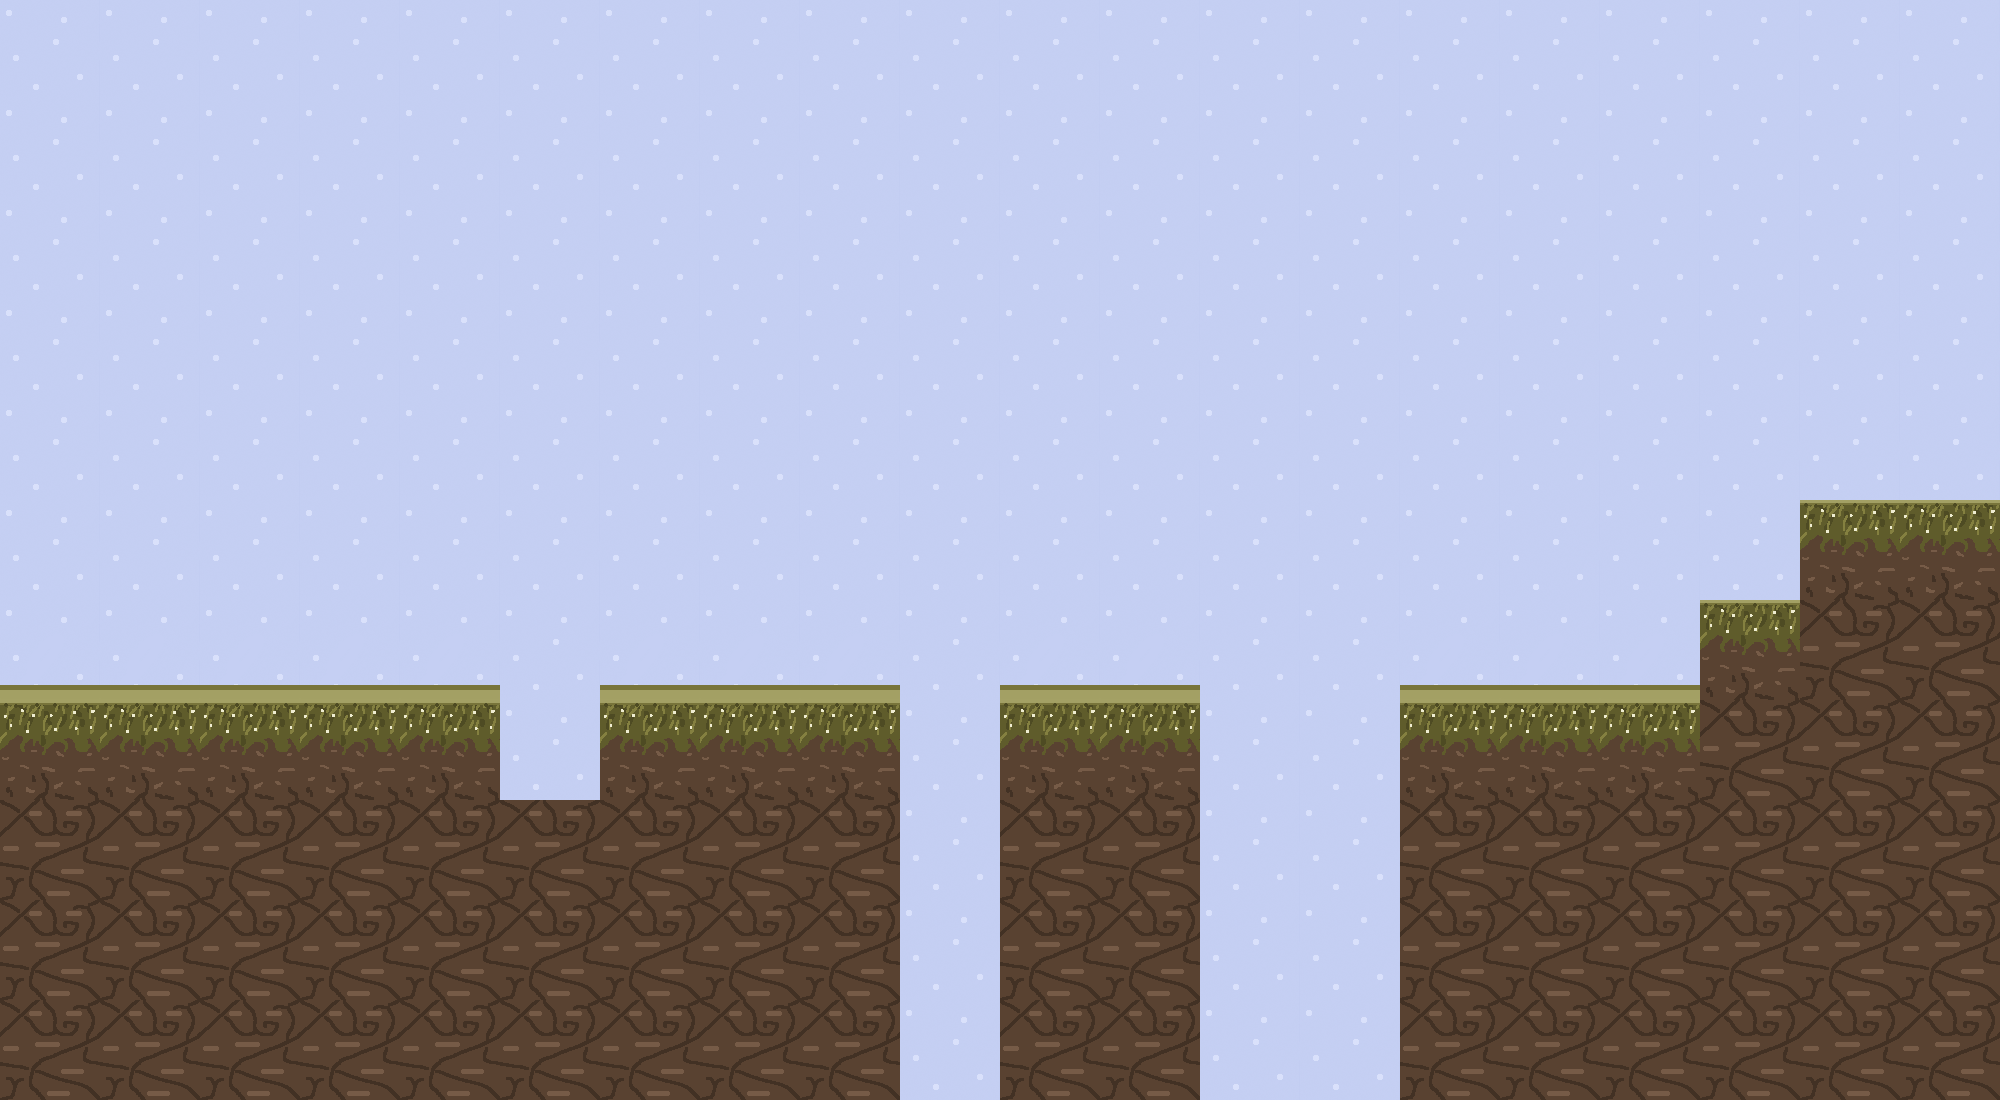

A level layout from a 2D game, rendered from its tile map. Below: a short description, then the map file with its tile-grid data intact:
An orthogonal 20x11 tile map with 100x100 px tiles, 1 tile layer (Слой тайлов 1), 3 tilesets and 25 objects.

<map version="1.2" tiledversion="1.3.3" orientation="orthogonal" renderorder="right-down" width="20" height="11" tilewidth="100" tileheight="100" infinite="0" nextlayerid="3" nextobjectid="31">
 <tileset firstgid="1" source="Level1TileMap.tsx" />
 <tileset firstgid="5" name="fire" tilewidth="100" tileheight="100" tilecount="1" columns="1">
  <image source="fire.png" width="100" height="100" />
  <tile id="0">
   <properties>
    <property name="name" value="Fire" />
   </properties>
  </tile>
 </tileset>
 <tileset firstgid="6" name="trava" tilewidth="44" tileheight="44" tilecount="1" columns="1">
  <image source="../trava2.png" width="44" height="44" />
  <tile id="0">
   <properties>
    <property name="name" value="Grass" />
   </properties>
  </tile>
 </tileset>
 <layer id="1" name="Слой тайлов 1" width="20" height="11">
  <data encoding="csv">
3,3,3,3,3,3,3,3,3,3,3,3,3,3,3,3,3,3,3,3,
3,3,3,3,3,3,3,3,3,3,3,3,3,3,3,3,3,3,3,3,
3,3,3,3,3,3,3,3,3,3,3,3,3,3,3,3,3,3,3,3,
3,3,3,3,3,3,3,3,3,3,3,3,3,3,3,3,3,3,3,3,
3,3,3,3,3,3,3,3,3,3,3,3,3,3,3,3,3,3,3,3,
3,3,3,3,3,3,3,3,3,3,3,3,3,3,3,3,3,3,2,2,
4,4,4,4,4,3,4,4,4,3,4,4,3,3,4,4,4,2,1,1,
2,2,2,2,2,3,2,2,2,3,2,2,3,3,2,2,2,1,1,1,
1,1,1,1,1,1,1,1,1,3,1,1,3,3,1,1,1,1,1,1,
1,1,1,1,1,1,1,1,1,3,1,1,3,3,1,1,1,1,1,1,
1,1,1,1,1,1,1,1,1,3,1,1,3,3,1,1,1,1,1,1
</data>
 </layer>
 <objectgroup id="2" name="Слой объектов 1">
  <object id="1" x="0.5" y="699" width="500.5" height="404">
   <properties>
    <property name="name" value="Solid" />
   </properties>
  </object>
  <object id="2" x="999" y="699" width="200.5" height="401">
   <properties>
    <property name="name" value="Solid" />
   </properties>
  </object>
  <object id="3" x="1801.5" y="501.5" width="198.5" height="598.5">
   <properties>
    <property name="name" value="Solid" />
   </properties>
  </object>
  <object id="4" x="1700" y="601.5" width="100" height="498.5">
   <properties>
    <property name="name" value="Solid" />
   </properties>
  </object>
  <object id="5" x="1401.5" y="700.5" width="299" height="399.5">
   <properties>
    <property name="name" value="Solid" />
   </properties>
  </object>
  <object id="6" x="100" y="200" width="100" height="100">
   <properties>
    <property name="name" value="start" />
   </properties>
  </object>
  <object id="7" x="2069.78" y="-108.811" />
  <object id="9" x="601" y="700" width="302" height="401">
   <properties>
    <property name="name" value="Solid" />
   </properties>
  </object>
  <object id="10" x="500" y="800" width="101" height="301">
   <properties>
    <property name="name" value="Solid" />
   </properties>
  </object>
  <object id="11" gid="5" x="505" y="801" width="100" height="100" />
  <object id="12" gid="5" x="1902" y="501" width="100" height="100" />
  <object id="15" x="822" y="675">
   <properties>
    <property name="name" value="StickEnemy" />
   </properties>
  </object>
  <object id="16" x="1623" y="674">
   <properties>
    <property name="name" value="StickEnemy" />
   </properties>
  </object>
  <object id="17" gid="6" x="29" y="693" width="44" height="44" />
  <object id="18" gid="6" x="159" y="697" width="44" height="44" />
  <object id="21" gid="6" x="319" y="694" width="44" height="44" />
  <object id="22" gid="6" x="671" y="699" width="44" height="44" />
  <object id="23" gid="6" x="704" y="693" width="44" height="44" />
  <object id="24" gid="6" x="1029" y="696" width="44" height="44" />
  <object id="25" gid="6" x="1765" y="617" width="44" height="44" />
  <object id="26" gid="6" x="1563" y="742" width="44" height="44" />
  <object id="27" gid="6" x="1418" y="693" width="44" height="44" />
  <object id="28" gid="6" x="1838" y="509" width="44" height="44" />
  <object id="29" gid="6" x="1150" y="741" width="44" height="44" />
  <object id="30" x="1306" y="858">
   <properties>
    <property name="name" value="Teleport" />
   </properties>
  </object>
 </objectgroup>
</map>